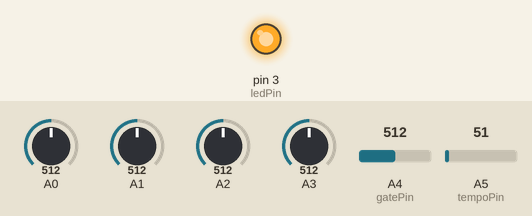
Simulated run of this sketch. Board: Arduino Uno, built with avr-gcc and run on an emulated ATmega328P. Parts: output pins drawn as LEDs (lit = HIGH). Dashed ring = blinking. Inputs (shaded band) come from the test bench; at power-on: A4 (gatePin) = 512, A0 = 512, A1 = 512, A2 = 512, A3 = 512, A5 (tempoPin) = 51. MIDI output is not drawn.

Above: at 2.0 s.
2.1 s: A4 (gatePin) set to 30
At 2.52 s:
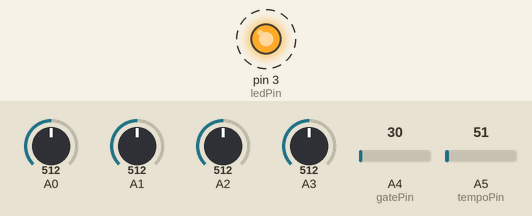
5.6 s: A4 (gatePin) set to 306
At 6.1 s:
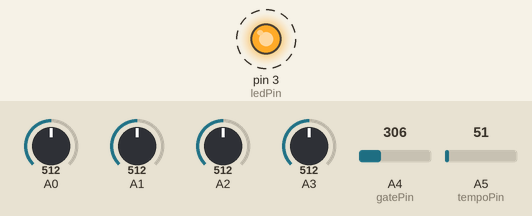
Timing chart, 0 to 15.1 s (numbered marks = the images above; inputs shaded):
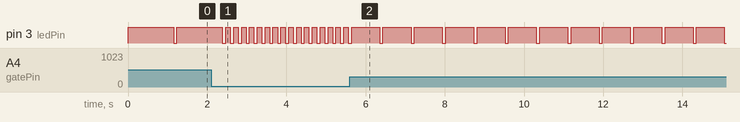

Measured:
- after the input at 2.1 s, pin 3 (ledPin): alternates HIGH for 0.11 s and LOW for 0.08 s, starting after 0.48 s
- after the input at 5.6 s, pin 3 (ledPin): alternates HIGH for 0.71 s and LOW for 0.08 s, starting after 0.75 s

The sketch:

sequencer.ino
```cpp
#include <MIDI.h>
MIDI_CREATE_DEFAULT_INSTANCE();

//number of total leds
const int ledCount = 1;

//number of pots controlling note values
const int potCount = 4;

//define pot for tempo
const int tempoPin = A5;

//define pot for gate
const int gatePin = A4;

//number of steps
const int length = 4;

//specify which note
const byte notes[32] = {43,45,48,50,51,52,54,55,57,60,62,63,64,66,67,69,72,74,75,76,78,79,81,84,86,87,88,90,91,93,96,98};
//const byte notes[8] = {60,62,64,65,67,69,71,72};

//these are the digital pins for the leds, pins are 5 and 10 due to physical constraints
int ledPin = 3;

/*these are the analog pins for the pots, not in order because due to physical constraints
it was better to use 1, 2, 0 and 3*/
int potPins [] = {1,2,0,3};

void setup () {
  //go over the led pins establishing them as OUTPUT
  //for (int thisLed = 0; thisLed < ledCount; thisLed++) {
   // pinMode(ledPins[thisLed], OUTPUT);
  //}
   pinMode(ledPin, OUTPUT);
   MIDI.begin();

  //set gaud rate to use with yoke
  Serial.begin(115200);
}

void loop () {
  //sequencer
  for (int counter = 0; counter < length; counter++) {
    //read pots
    int potReading = 1024 - analogRead(potPins[counter]);
    //int tempoReading = analogRead(tempoPin);
    //int gateReading = analogRead(gatePin) * 3;

    //int tempoReading = map(analogRead(tempoPin), 0, 1024, 50, 750);
    int gateReading = map(analogRead(gatePin), 0, 1024, 50, 2250);

    //turn on leds
    digitalWrite(ledPin, HIGH);
    //digitalWrite(ledPins[1], HIGH);

    //convert readings from note pot to a number from 0 to 31 to be used with notes
    int thisNote = map(potReading, 0, 1024, 0, 31);

    //send midi message to play note
    MIDI.sendNoteOn(notes[thisNote],127,1);

    //delay to turn off note and led (gate)
    delay(gateReading);

    //read tempo gate again
    //tempoReading = analogRead(tempoPin);
    int tempoReading = map(analogRead(tempoPin), 0, 1024, 50, 750);

    //turnoff led

    digitalWrite(ledPin, LOW);

    //turnoff midi
    MIDI.sendNoteOff(notes[thisNote],0,1);

    //delay to play next note (tempo)
    delay(tempoReading);
  }

}
```
